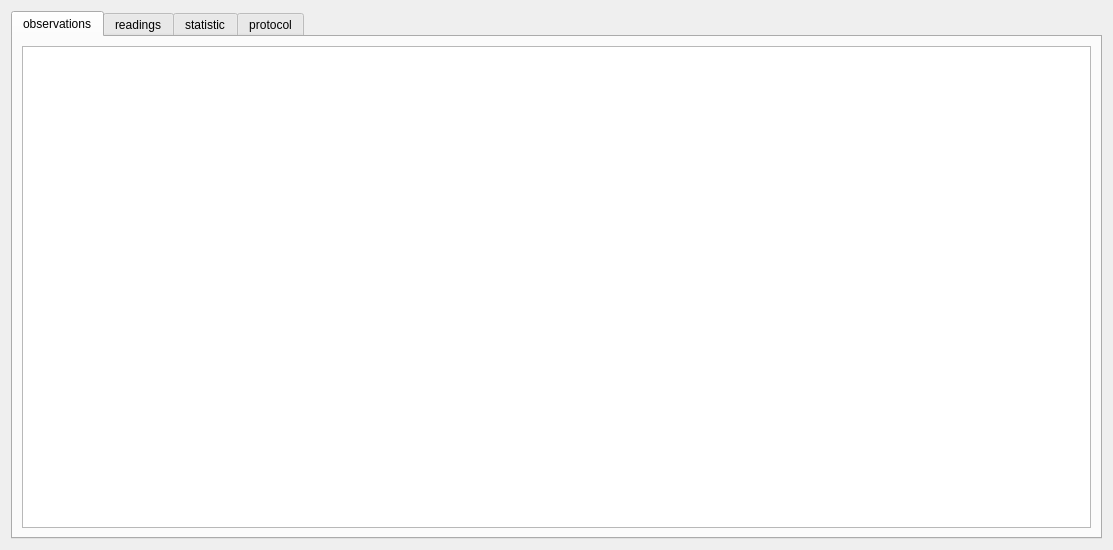
<?xml version="1.0" encoding="UTF-8"?>
<ui version="4.0">
 <class>ActualPropertiesDialog</class>
 <widget class="QDialog" name="ActualPropertiesDialog">
  <property name="geometry">
   <rect>
    <x>0</x>
    <y>0</y>
    <width>1113</width>
    <height>550</height>
   </rect>
  </property>
  <property name="windowTitle">
   <string>feature data</string>
  </property>
  <layout class="QGridLayout" name="gridLayout_3">
   <item row="0" column="0">
    <widget class="QTabWidget" name="tabWidget_selectedFeature">
     <property name="currentIndex">
      <number>0</number>
     </property>
     <widget class="QWidget" name="observations">
      <attribute name="title">
       <string>observations</string>
      </attribute>
      <layout class="QGridLayout" name="gridLayout_2">
       <item row="0" column="0">
        <widget class="QTableView" name="tableView_observation"/>
       </item>
      </layout>
     </widget>
     <widget class="QWidget" name="readings">
      <attribute name="title">
       <string>readings</string>
      </attribute>
      <layout class="QVBoxLayout" name="verticalLayout_3">
       <item>
        <layout class="QHBoxLayout" name="horizontalLayout_3" stretch="1,1,8">
         <item>
          <widget class="QLabel" name="label_readings">
           <property name="text">
            <string>used reading types:</string>
           </property>
          </widget>
         </item>
         <item>
          <widget class="QComboBox" name="comboBox_readings"/>
         </item>
         <item>
          <spacer name="horizontalSpacer_2">
           <property name="orientation">
            <enum>Qt::Horizontal</enum>
           </property>
           <property name="sizeHint" stdset="0">
            <size>
             <width>40</width>
             <height>20</height>
            </size>
           </property>
          </spacer>
         </item>
        </layout>
       </item>
       <item>
        <widget class="QTableView" name="tableView_readings"/>
       </item>
      </layout>
     </widget>
     <widget class="QWidget" name="tab_statistic">
      <attribute name="title">
       <string>statistic</string>
      </attribute>
      <layout class="QGridLayout" name="gridLayout">
       <item row="0" column="0">
        <layout class="QVBoxLayout" name="verticalLayout_6">
         <item>
          <layout class="QVBoxLayout" name="verticalLayout">
           <item>
            <layout class="QHBoxLayout" name="horizontalLayout_2">
             <item>
              <widget class="QLabel" name="label_displayFunction">
               <property name="text">
                <string>function statistic:</string>
               </property>
              </widget>
             </item>
             <item>
              <widget class="QComboBox" name="comboBox_displayedFunction"/>
             </item>
            </layout>
           </item>
           <item>
            <widget class="QTableView" name="tableView_displayedfunctionStatistic"/>
           </item>
          </layout>
         </item>
         <item>
          <widget class="QTabWidget" name="tabWidget_covarianceMatrices">
           <property name="currentIndex">
            <number>1</number>
           </property>
           <widget class="QWidget" name="tab_sigmaXXaposteriori">
            <attribute name="title">
             <string>Qxx á posteriori</string>
            </attribute>
            <layout class="QVBoxLayout" name="verticalLayout_4">
             <item>
              <layout class="QHBoxLayout" name="horizontalLayout_22" stretch="1,1">
               <item>
                <widget class="QLabel" name="label_s0aposteriori">
                 <property name="text">
                  <string>s0 á posteriori:</string>
                 </property>
                </widget>
               </item>
               <item>
                <widget class="QLabel" name="label_s0aposterioriValue">
                 <property name="text">
                  <string/>
                 </property>
                </widget>
               </item>
              </layout>
             </item>
             <item>
              <widget class="QTableView" name="tableView_qxxAposteriori"/>
             </item>
            </layout>
           </widget>
           <widget class="QWidget" name="tab_sigmaXXapriori">
            <attribute name="title">
             <string>Sxx á priori</string>
            </attribute>
            <layout class="QVBoxLayout" name="verticalLayout_14">
             <item>
              <layout class="QHBoxLayout" name="horizontalLayout_23">
               <item>
                <widget class="QLabel" name="label_s0apriori">
                 <property name="text">
                  <string>s0 á priori</string>
                 </property>
                </widget>
               </item>
               <item>
                <widget class="QLabel" name="label_s0aprioriValue">
                 <property name="text">
                  <string/>
                 </property>
                </widget>
               </item>
              </layout>
             </item>
             <item>
              <widget class="QTableView" name="tableView_sxxApriori"/>
             </item>
            </layout>
           </widget>
          </widget>
         </item>
        </layout>
       </item>
      </layout>
     </widget>
     <widget class="QWidget" name="tab_protocol">
      <attribute name="title">
       <string>protocol</string>
      </attribute>
      <layout class="QVBoxLayout" name="verticalLayout_5">
       <item>
        <widget class="QTextBrowser" name="textBrowser_protocol"/>
       </item>
      </layout>
     </widget>
    </widget>
   </item>
  </layout>
 </widget>
 <resources/>
 <connections/>
</ui>
